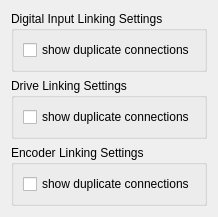
<?xml version="1.0" encoding="UTF-8"?>
<ui version="4.0">
 <class>SettingsTab</class>
 <widget class="QWidget" name="SettingsTab">
  <layout class="QVBoxLayout" name="verticalLayout_34">
   <item>
    <layout class="QVBoxLayout" name="verticalLayout_31">
     <item>
      <widget class="QGroupBox" name="digital_input_linking_settings">
       <property name="title">
        <string>Digital Input Linking Settings</string>
       </property>
       <layout class="QGridLayout" name="gridLayout">
        <item row="0" column="0">
         <widget class="QCheckBox" name="settings_duplicate_di_warning">
          <property name="text">
           <string>show duplicate connections</string>
          </property>
         </widget>
        </item>
       </layout>
      </widget>
     </item>
     <item>
      <widget class="QGroupBox" name="drive_linking_settings">
       <property name="title">
        <string>Drive Linking Settings</string>
       </property>
       <layout class="QGridLayout" name="gridLayout_2">
        <item row="0" column="0">
         <widget class="QCheckBox" name="settings_duplicate_drv_warning">
          <property name="text">
           <string>show duplicate connections</string>
          </property>
         </widget>
        </item>
       </layout>
      </widget>
     </item>
     <item>
      <widget class="QGroupBox" name="encoder_linking_settings">
       <property name="title">
        <string>Encoder Linking Settings</string>
       </property>
       <layout class="QGridLayout" name="gridLayout_11">
        <item row="0" column="0">
         <widget class="QCheckBox" name="settings_duplicate_enc_warning">
          <property name="text">
           <string>show duplicate connections</string>
          </property>
         </widget>
        </item>
       </layout>
      </widget>
     </item>
    </layout>
   </item>
  </layout>
 </widget>
 <resources/>
 <connections/>
</ui>
